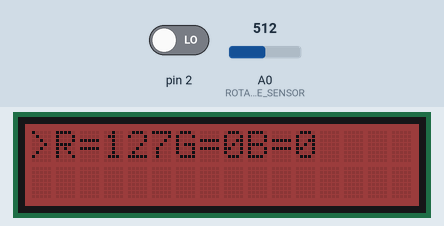
The sketch below on a simulated Arduino Uno, built with avr-gcc and run on an emulated ATmega328P. Parts: 16×2 character LCD. Inputs (shaded band) come from the test bench; at power-on: pin 2 LOW, A0 (ROTARY_ANGLE_SENSOR) = 512. What the sketch prints to the serial monitor is not drawn.

Above: at 1.2 s.
1.3 s: pin 2 driven HIGH
At 1.48 s:
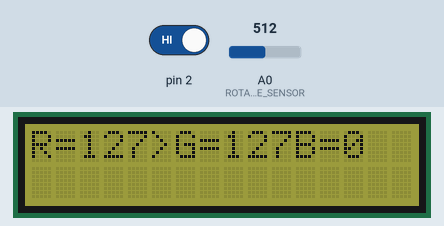
3.4 s: A0 (ROTARY_ANGLE_SENSOR) set to 716
At 3.66 s:
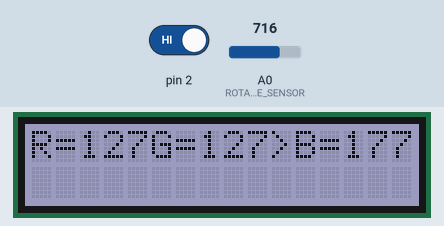
5.5 s: A0 (ROTARY_ANGLE_SENSOR) set to 900
At 5.68 s:
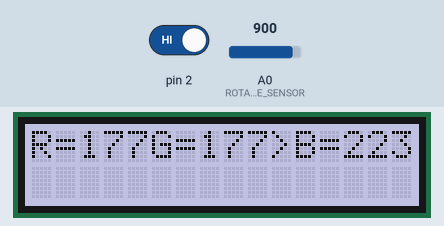
7.6 s: A0 (ROTARY_ANGLE_SENSOR) set to 122
At 7.7 s:
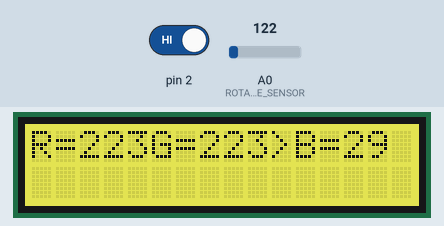
9.6 s: A0 (ROTARY_ANGLE_SENSOR) set to 0
At 9.85 s:
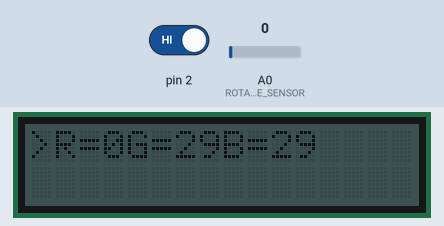
12.0 s: A0 (ROTARY_ANGLE_SENSOR) set to 306
At 12.13 s:
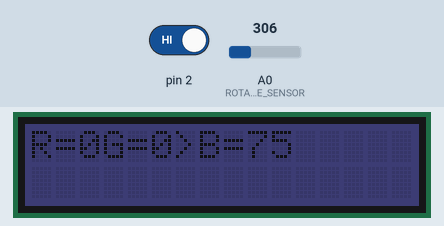

Measured:
- after the input at 1.3 s, the display: changes after 0.10 s (image 1)
- after the input at 3.4 s, the display: first differs from a run without the input after 0.18 s (image 2)
- after the input at 5.5 s, the display: changes after 0.10 s (image 3)
- after the input at 7.6 s, the display: changes at once (image 4)
- after the input at 12.0 s, the display: changes after 0.05 s (image 6)

The sketch:

ColorController.ino
```cpp
    /*Creator: Carlos Garcia
     * This code allow you control an LCD- RGB Backlight colors
     * by selecting each one of them using a button and adjusting
     * its brightness using an Angle Sensor
     */

    /*macro definitions of Rotary angle sensor and LED pin*/
    #define ROTARY_ANGLE_SENSOR A0
    #define ADC_REF 5//reference voltage of ADC is 5v.If the Vcc switch on the seeeduino
                     //board switches to 3V3, the ADC_REF should be 3.3
    #define GROVE_VCC 5//VCC of the grove interface is normally 5v
    #define FULL_ANGLE 300//full value of the rotary angle is 300 degrees

    /*Include the library of the LCD-RGB backlight*/
    #include <Wire.h>
    #include "rgb_lcd.h"

    rgb_lcd lcd;

    int ContadorColor = 0;
    int ColorR = 0;
    int ColorG = 0;
    int ColorB = 0;
    char buffer[17] = " ";

    void setup()
    {
        Serial.begin(9600);
        pinMode(ROTARY_ANGLE_SENSOR, INPUT);
        pinMode(2,INPUT);
        lcd.begin(16,2);
    }

    void loop()
    {
        //Color selector
        // 0 = Red; 1 = Green ; 2 = Blue
        if(digitalRead(2) == HIGH){
          ContadorColor = (ContadorColor+1)%3;
          }
        int degrees;
        degrees = getDegree();
        int brightness = map(degrees, 0, FULL_ANGLE, 0, 255);
        switch(ContadorColor){
          case 0:
            ColorR = brightness;
            lcd.setRGB(ColorR,ColorG,ColorB);
            lcd.clear();
            sprintf (buffer,">R=%dG=%dB=%d",ColorR,ColorG,ColorB);
            lcd.print (buffer);
            break;
          case 1:
            ColorG = brightness;
            lcd.setRGB(ColorR,ColorG,ColorB);
            lcd.clear();
            sprintf (buffer,"R=%d>G=%dB=%d",ColorR,ColorG,ColorB);
            lcd.print (buffer);
            break;
          case 2:
            ColorB = brightness;
            lcd.setRGB(ColorR,ColorG,ColorB);
            lcd.clear();
            sprintf (buffer,"R=%dG=%d>B=%d",ColorR,ColorG,ColorB);
            lcd.print (buffer);
            break;
          }
         delay(150);
    }
    /************************************************************************/
    /*Function: Get the angle between the mark and the starting position    */
    /*Parameter:-void                                                       */
    /*Return:   -int,the range of degrees is 0~300                          */
    int getDegree()
    {
        int sensor_value = analogRead(ROTARY_ANGLE_SENSOR);
        Serial.println(sensor_value);
        float voltage;
        voltage = (float)sensor_value*ADC_REF/1023;
        //Serial.println(voltage);
        float degrees = (voltage*FULL_ANGLE)/GROVE_VCC;
        return degrees;
    }
```
